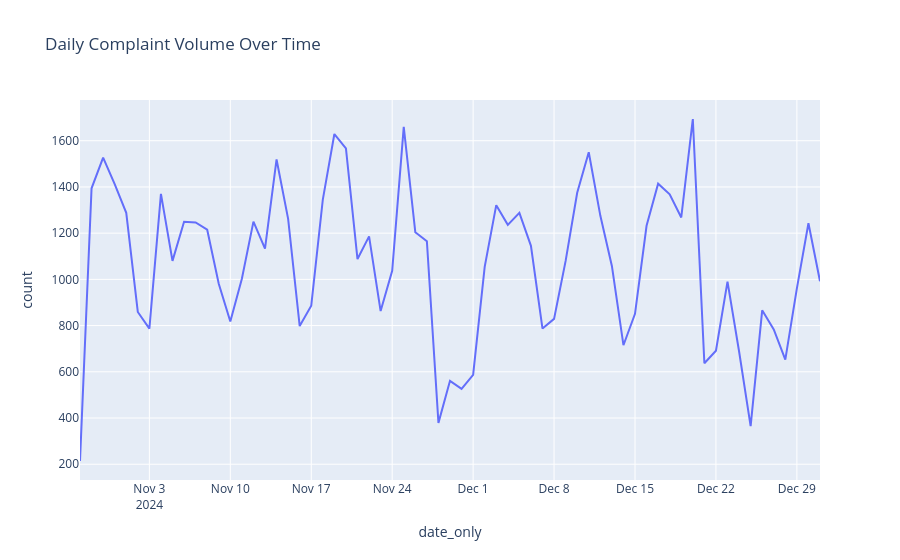

Write notebook code for a chart like this one.
### Markdown cell above
**Insight:** Complaint volume roughly tracks real NYC population ranking — Brooklyn (22,248) and Queens (19,317) lead, followed by Manhattan, Bronx, and Staten Island. This consistency confirms the dataset is not skewed by a filtering or scraping error. A small "Unspecified" borough category (6 rows) exists and is treated as negligible noise.

### Code cell
df['date_only'] = df['created_date'].dt.date
daily_counts = df.groupby('date_only').size().reset_index(name='count')

fig = px.line(
    daily_counts,
    x='date_only', y='count',
    title='Daily Complaint Volume Over Time'
)
fig.show()

### Figure 1 — Plotly figure (JSON) as saved in the notebook; plotly's stock layout.template omitted (floating-point values rounded to 4 significant figures)
{"data": [{"hovertemplate": "date_only=%{x}<br>count=%{y}<extra></extra>", "legendgroup": "", "line": {"color": "#636efa", "dash": "solid"}, "marker": {"symbol": "circle"}, "mode": "lines", "name": "", "orientation": "v", "showlegend": false, "type": "scatter", "x": ["2024-10-28", "2024-10-29", "2024-10-30", "2024-10-31", "2024-11-01", "2024-11-02", "2024-11-03", "2024-11-04", "2024-11-05", "2024-11-06", "2024-11-07", "2024-11-08", "2024-11-09", "2024-11-10", "2024-11-11", "2024-11-12", "2024-11-13", "2024-11-14", "2024-11-15", "2024-11-16", "2024-11-17", "2024-11-18", "2024-11-19", "2024-11-20", "2024-11-21", "2024-11-22", "2024-11-23", "2024-11-24", "2024-11-25", "2024-11-26", "2024-11-27", "2024-11-28", "2024-11-29", "2024-11-30", "2024-12-01", "2024-12-02", "2024-12-03", "2024-12-04", "2024-12-05", "2024-12-06", "2024-12-07", "2024-12-08", "2024-12-09", "2024-12-10", "2024-12-11", "2024-12-12", "2024-12-13", "2024-12-14", "2024-12-15", "2024-12-16", "2024-12-17", "2024-12-18", "2024-12-19", "2024-12-20", "2024-12-21", "2024-12-22", "2024-12-23", "2024-12-24", "2024-12-25", "2024-12-26", "2024-12-27", "2024-12-28", "2024-12-29", "2024-12-30", "2024-12-31"], "xaxis": "x", "y": [214, 1394, 1527, 1412, 1288, 859, 787, 1370, 1080, 1249, 1246, 1215, 981, 818, 1003, 1250, 1133, 1519, 1262, 798, 886, 1345, 1629, 1567, 1088, 1186, 863, 1037, 1660, 1204, 1165, 379, 561, 526, 587, 1054, 1321, 1236, 1288, 1145, 787, 829, 1080, 1375, 1550, 1276, 1058, 715, 851, 1232, 1414, 1368, 1268, 1694, 637, 691, 990, 689, 365, 866, 783, 653, 961, 1243, 992], "yaxis": "y"}], "layout": {"legend": {"tracegroupgap": 0}, "title": {"text": "Daily Complaint Volume Over Time"}, "xaxis": {"anchor": "y", "domain": [0, 1], "title": {"text": "date_only"}}, "yaxis": {"anchor": "x", "domain": [0, 1], "title": {"text": "count"}}}}
